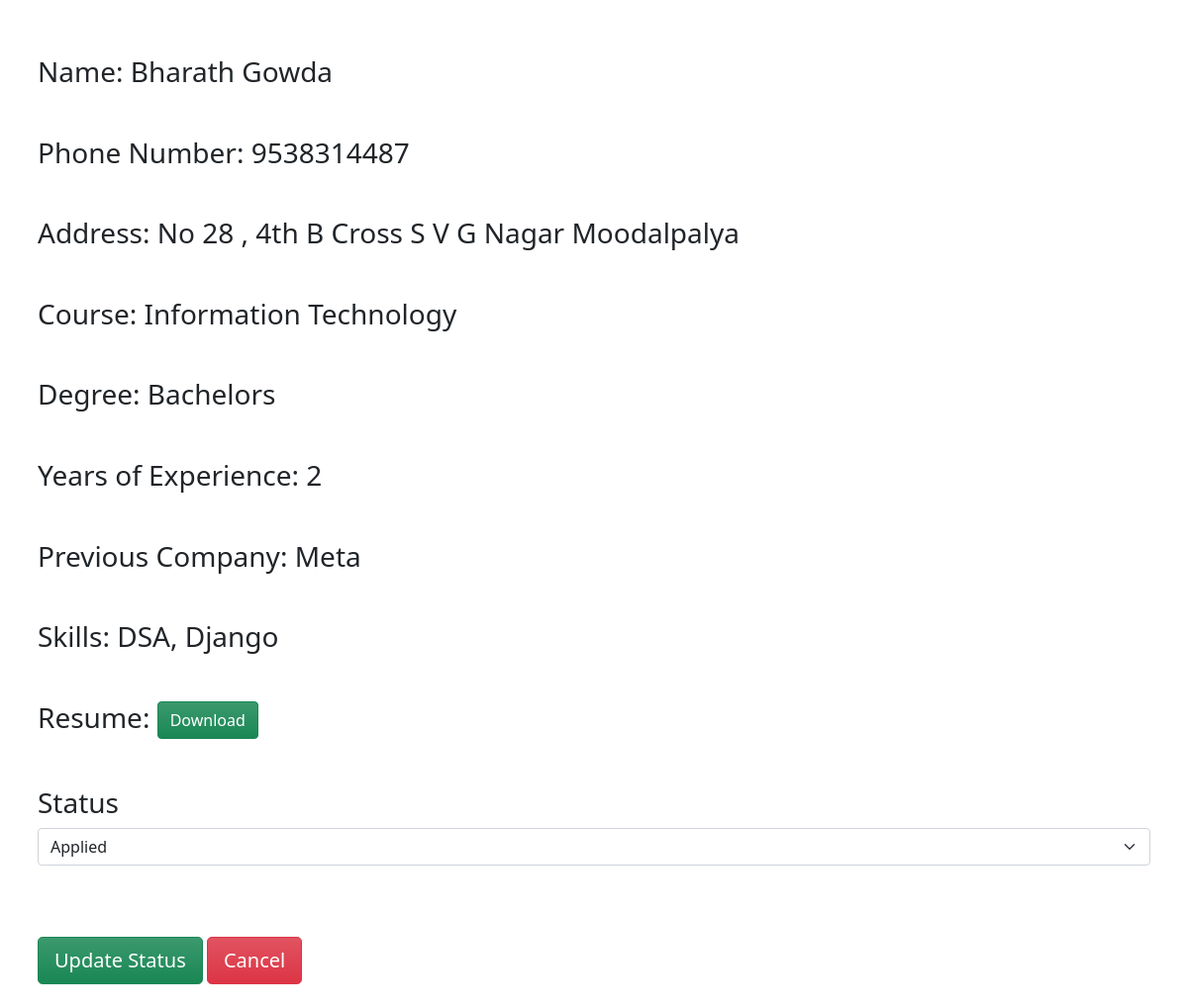
The app's page /candidate/8 with its own data.
### base/models.py (models this page shows, shortened)
class candidate_info(models.Model):
    name = models.CharField(max_length=25)
    phone = models.CharField(max_length=13)
    address = models.TextField()
    course = models.CharField(max_length=25)
    degree = models.CharField(max_length=25)
    yoe = models.IntegerField(null=True)
    pcompany = models.CharField(max_length=30)
    skills = models.TextField()
    resume = models.FileField(upload_to="media")
    status = models.CharField(max_length=25, default="Applied")

### base/views.py (the view)
# urls.py: path('candidate/<int:id>', views.candidate, name="candidate"),
def candidate(request, id):
    obj = candidate_info.objects.get(id = id)
    context = {'obj': obj}
    return render(request, 'base/candidate.html', context)

### base/templates/base/candidate.html (shortened to what this page needs)
{% extends 'main.html' %}
{% block body %}
<br>
<br>
<form method="POST" action="{% url 'edit' obj.id %}" enctype="multipart/form-data">
<div class="mb-3 container b-flex p-2">
    <h3>
    <label  class="form-label" value="{{obj.name}}" name="name" >Name:  {{obj.name}}</label>
</h3>
  </div>
<div class="mb-3 container b-flex p-2">
    <h3>
    <label  class="form-label" value="{{obj.phone}}" name="phone">Phone Number:  {{obj.phone}}</label>
</h3>
  </div>
<div class="mb-3 container b-flex p-2">
    <h3>
    <label  class="form-label">Address:  {{obj.address}}</label>
</h3>
  </div>
<div class="mb-3 container b-flex p-2">
    <h3>
    <label  class="form-label">Course:  {{obj.course}}</label>
</h3>
  </div>
<div class="mb-3 container b-flex p-2">
    <h3>
    <label  class="form-label">Degree:  {{obj.degree}}</label>
</h3>
  </div>
<div class="mb-3 container b-flex p-2">
    <h3>
    <label  class="form-label">Years of Experience:  {{obj.yoe}}</label>
</h3>
  </div>
<div class="mb-3 container b-flex p-2">
    <h3>
    <label  class="form-label">Previous Company:  {{obj.pcompany}}</label>
</h3>
  </div>
<div class="mb-3 container b-flex p-2">
    <h3>
    <label  class="form-label">Skills:  {{obj.skills}}</label>
</h3>
  </div>
<div class="mb-3 container b-flex p-2">
    <h3>
    <label  class="form-label">Resume:    <a class="btn btn-lr btn-success bg-gradient" href="{% url 'download' obj.id %}" role="button">Download</a></label>
</h3>
  </div>
  <div class=" container b-flex p-2">
      <h3>
    <label class="form-label">Status</label>
    <select class="form-select" id="status" name="status" >
    <option selected>{{obj.status}}</option>
    </select>
</h3>
    </div>
  <br>
  <br>
  <div class="mb-3 container b-flex p-2">
    <button type="submit" class="btn btn-lg btn-success bg-gradient">Update Status</button>
      <a class="btn btn-lg btn-danger bg-gradient" href="/" role="button">Cancel</a>
      </div>
</form>
{% endblock %}

### records on screen
candidate_info: name "Bharath Gowda", phone "9538314487", address "No 28 , 4th B Cross S V G Nagar Moodalpalya", course "Information Technology", degree "Bachelors", yoe "2", pcompany "Meta", skills "DSA, Django", status "Applied"
